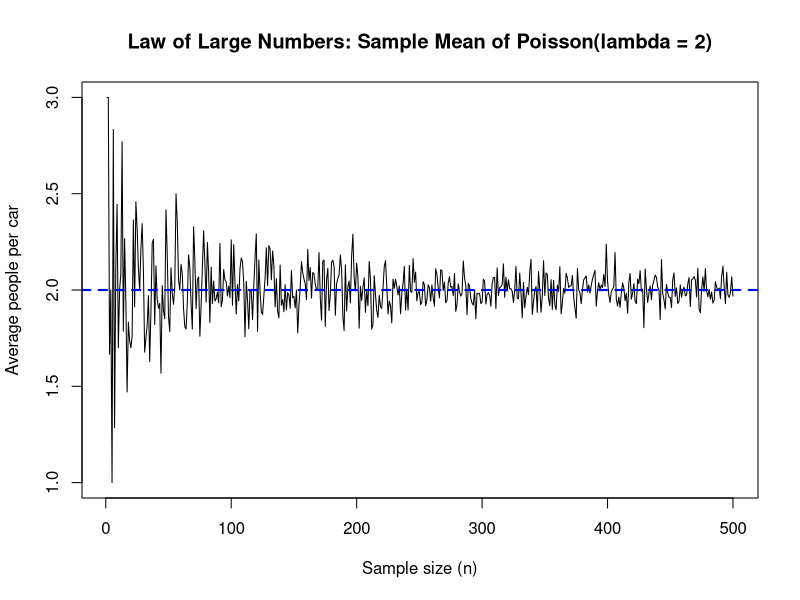
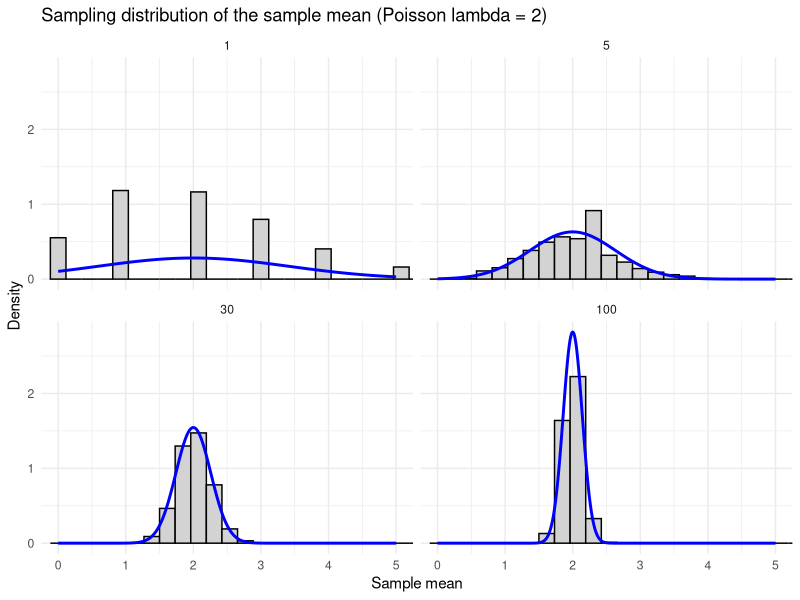
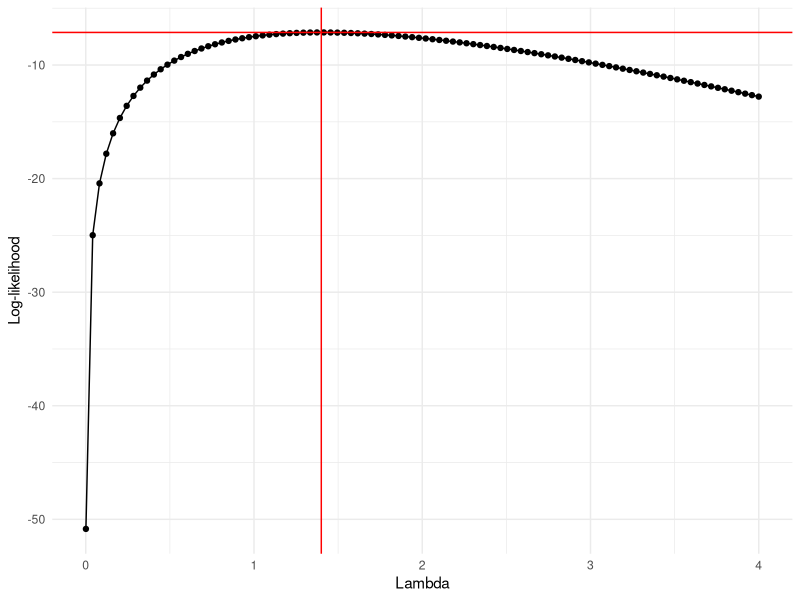
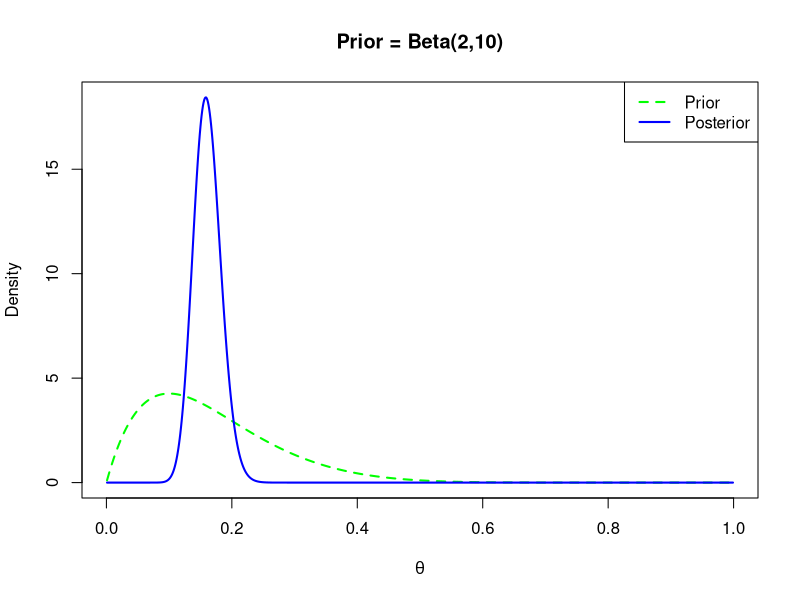
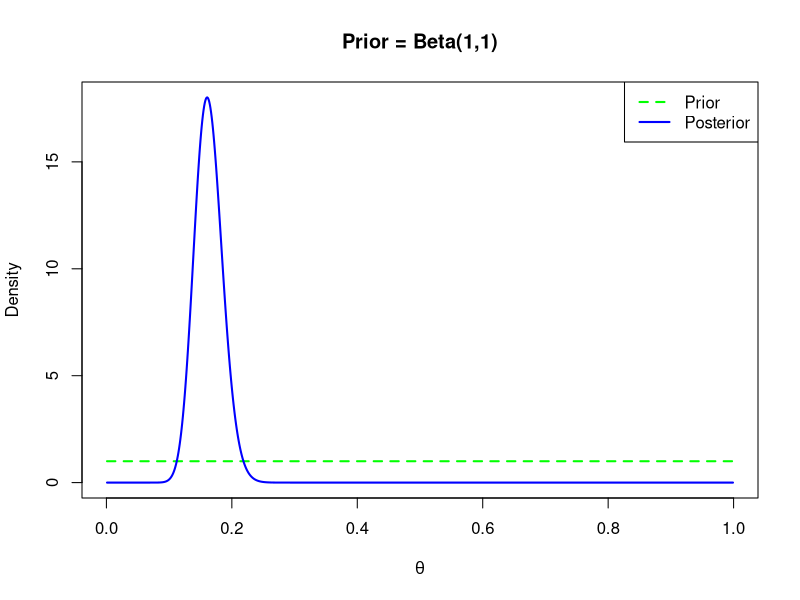
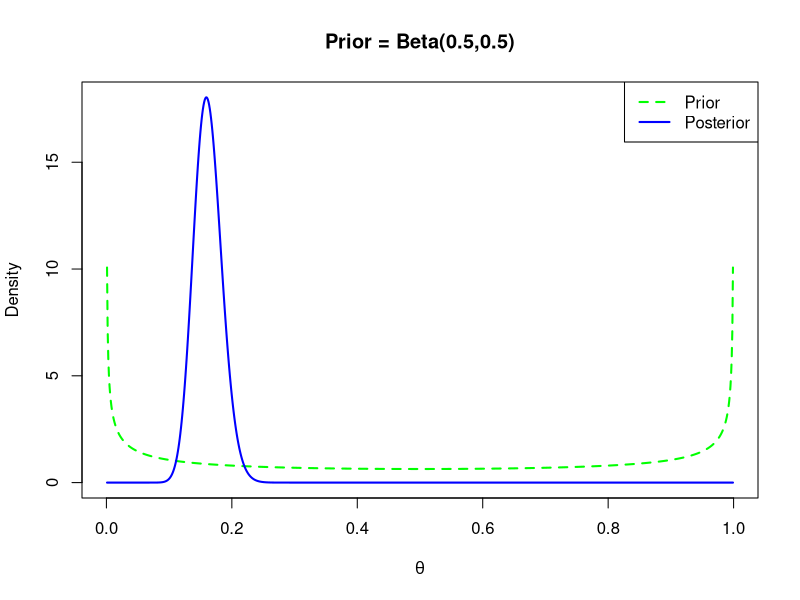
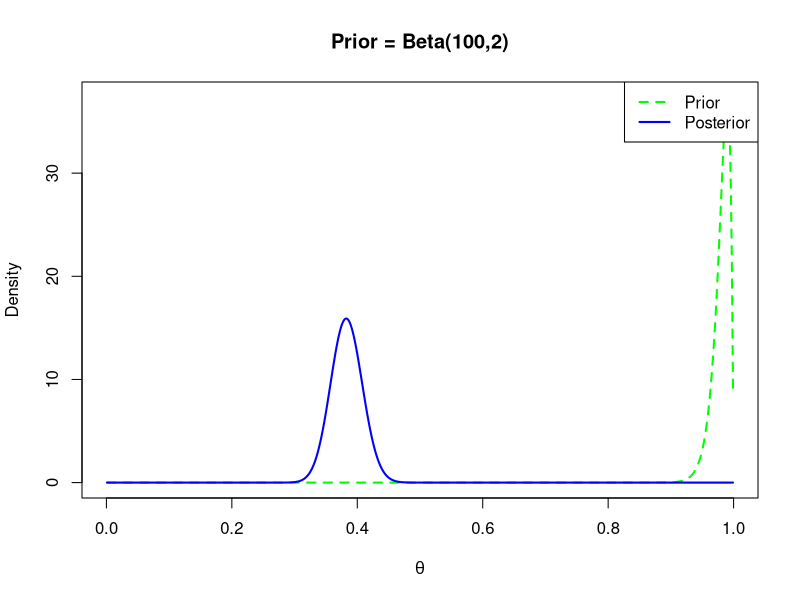
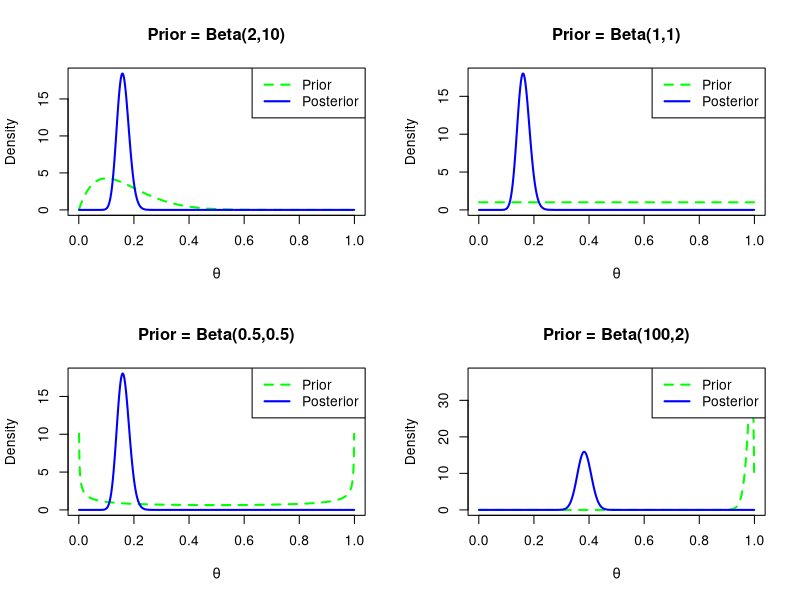

Here is the R script that generated these plots, in order:
## ---- chunk 1
knitr::opts_chunk$set(echo = TRUE)
## ---- chunk 2

# Set parameters
set.seed(666)
lambda <- 2
max_n <- 500

# Generate sample means for each n
sample_means <- sapply(1:max_n, function(n) {
  mean(rpois(n, lambda))
})

# Plot results
plot(1:max_n, sample_means, type = "l",
     xlab = "Sample size (n)",
     ylab = "Average people per car",
     main = "Law of Large Numbers: Sample Mean of Poisson(lambda = 2)")
abline(h = lambda, col = "blue", lwd = 2, lty = 2)

## ---- chunk 3
library(ggplot2)

# Setup
set.seed(666)
lambda <- 2
reps   <- 10000
Ns     <- c(1, 5, 30, 100)

# Simulate sample means using replicate()
sim_mat <- sapply(Ns, function(n) replicate(reps, mean(rpois(n, lambda))))
colnames(sim_mat) <- paste0("n=", Ns)

# Tidy for plotting
df <- data.frame(
  mean = as.vector(sim_mat),
  n    = factor(rep(Ns, each = reps), levels = Ns)
)

# Normal curves to overlay
xgrid <- seq(0, 5, by = 0.01)
norm_curves <- do.call(rbind, lapply(Ns, function(n) {
  data.frame(
    x = xgrid,
    y = dnorm(xgrid, mean = lambda, sd = sqrt(lambda / n)),
    n = factor(n, levels = Ns)
  )
}))

ggplot(df, aes(x = mean)) +
  geom_histogram(aes(y = after_stat(density)), bins = 40, fill = "lightgray", color = "black") +
  geom_line(data = norm_curves, aes(x = x, y = y), linewidth = 1, color = "blue") +
  facet_wrap(~ n, nrow = 2) +
  coord_cartesian(xlim = c(0, 5)) +
  labs(title = "Sampling distribution of the sample mean (Poisson lambda = 2)",
       x = "Sample mean", y = "Density") +
  theme_minimal()

## ---- chunk 4

# X_i ~ Poisson(lambda = 2)
# Under the CLT, the sample mean is approximately Normal:
# Xbar_n ~ Normal(mean=lambda, variance = lambda / n)
# For n = 100:
lambda <- 2
n <- 100
mean_true <- lambda
sd_true <- sqrt(lambda / n)

# The city will act if the sample mean equal or less to 1.7
threshold <- 1.7

# Compute the probability of observing a mean equal or less 1.7
p_value <- pnorm(threshold, mean = mean_true, sd = sd_true)
p_value
# app. 0.0169 or 1.7%

# Interpretation output:
## ---- chunk 5
# To ensure this false-alarm probability is below 1%, we solve for n:
target_alpha <- 0.01
z_alpha <- qnorm(1 - target_alpha)
n_required <- ceiling(lambda / ((0.3 / z_alpha)^2))
n_required

# Interpretation output:
## ---- chunk 6
# Setup
set.seed(666)
flood_count <- c(1, 3, 1, 2, 0)

# Log likelihood function
likelihood <- function(x, l){
  lik <- sum(x * log(l) - l - log(factorial(x)))
  return(lik)
}

likelihood(flood_count, l = 1.4) # -7.129601

# Plot setup
lik_df <- data.frame(lambda = seq(0.001, 4, length.out = 100), # 0.001 to avoid NaN
                     likelihood = NA)
lik_df$likelihood <- sapply(X = lik_df$lambda, FUN = likelihood, x = flood_count)

# Log likelihood plot
library(ggplot2)
ggplot(lik_df, aes(x = lambda, y = likelihood)) + 
  geom_point() + 
  geom_line() + 
  geom_hline(yintercept = max(lik_df$likelihood), color = "red") + 
  geom_vline(xintercept = 1.4, color = "red") + 
  xlab("Lambda") + 
  ylab("Log-likelihood") + 
  theme_minimal()

## ---- chunk 7
S <- 44  # number of sites with algae
n <- 274 # total number of sites


theta <- seq(0.001, 0.999, length.out = 1000) #to make sure the jeffrey's type weak prior does not produce errors

#plotting the prior and the posterior
plot_posterior_distr <- function(a, b){
  # Compute prior density
  prior_dens <- dbeta(theta, a, b)
  
  # Compute posterior density
  post_dens <- dbeta(theta, a + S, b + n - S)
  
  # Prepare empty plot with appropriate limits
  plot(theta, prior_dens, type="n",
       ylim=c(0, max(prior_dens, post_dens)),
       xlab=expression(theta), 
       ylab="Density",
       main=paste("Prior = Beta(", a, ",", b,")", sep=""))
  
  # Plot prior (dashed line)
  lines(theta, prior_dens, col="green", lty=2, lwd=2)
  
  # Plot posterior (solid line)
  lines(theta, post_dens, col="blue", lty=1, lwd=2)
  
  # Add legend
  legend("topright", 
         legend=c("Prior", "Posterior"),
         col=c("green", "blue"),
         lty=c(2, 1),
         lwd=c(2, 2))
}

# Plot with baseline prior
plot_posterior_distr(2, 10)
plot_posterior_distr(1,1)
plot_posterior_distr(0.5,0.5)
plot_posterior_distr(100,2)
## ---- chunk 8

a_post <- 46
b_post <- 240

# 95% Credible Interval, helps answer question
lower <- qbeta(0.025, a_post, b_post)
upper <- qbeta(0.975, a_post, b_post)

cat("95% Credible Interval: [", round(lower, 3), ",", round(upper, 3), "]\n")

# Posterior mean
post_mean <- a_post / (a_post + b_post)
cat("Posterior Mean:", round(post_mean, 3), "\n")

# Posterior mode (peak of distribution)
post_mode <- (a_post - 1) / (a_post + b_post - 2)
cat("Posterior Mode:", round(post_mode, 3), "\n")
## ---- chunk 9
par(mfrow=c(2,2))

# Plot all four priors
plot_posterior_distr(2, 10)      # Baseline
plot_posterior_distr(1, 1)       # Uniform
plot_posterior_distr(0.5, 0.5)   # Jeffreys-type
plot_posterior_distr(100, 2)     # Strongly informative

# Reset to single plot
par(mfrow=c(1,1))
